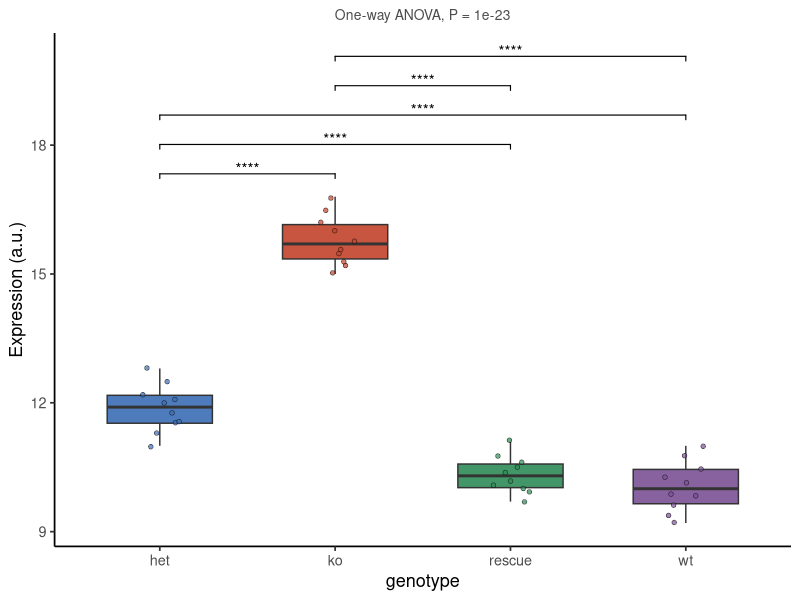

This figure's R source:
#!/usr/bin/env Rscript
# Standalone reproduction. Run inside the pinned pubready container
# (see REPRODUCE.md) from this bundle folder.
suppressPackageStartupMessages({
  library(ggplot2); library(ggpubr); library(rstatix); library(readr)
})

df <- as.data.frame(read_csv("input_expression.csv", show_col_types = FALSE))
df[["genotype"]] <- factor(df[["genotype"]])
df[["expression"]] <- as.numeric(df[["expression"]])

ph <- rstatix::tukey_hsd(df, expression ~ genotype)
ph$group1 <- as.character(ph$group1); ph$group2 <- as.character(ph$group2)
sig <- ph[which(ph$p.adj < 0.05), , drop = FALSE]
if (nrow(sig) > 0) {
  ymax <- max(df[["expression"]], na.rm = TRUE); rng <- diff(range(df[["expression"]], na.rm = TRUE))
  if (!is.finite(rng) || rng == 0) rng <- max(abs(ymax), 1)
  sig$y.position <- ymax + rng * (0.07 + 0.09 * (seq_len(nrow(sig)) - 1))
  sig$lab <- sig$p.adj.signif
}

omni <- as.data.frame(rstatix::anova_test(df, expression ~ genotype))
subtitle_txt <- paste0("One-way ANOVA, P = ", formatC(omni$p[1], format = "g", digits = 2))

p <- ggplot(df, aes(x = .data[["genotype"]], y = .data[["expression"]])) +
  geom_boxplot(aes(fill = .data[["genotype"]]), width = 0.6, outlier.shape = NA, alpha = 0.9) +
  geom_jitter(aes(fill = .data[["genotype"]]), width = 0.12, size = 1.4, alpha = 0.7, shape = 21, stroke = 0.3) +
  scale_fill_manual(values = c("#3B6DB3", "#C1432B", "#2E8B57", "#7A5195")) +
  labs(x = "genotype", y = "Expression (a.u.)", subtitle = subtitle_txt) +
  theme_classic(base_size = 13) +
  theme(legend.position = "none",
        plot.subtitle = element_text(hjust = 0.5, size = 10, colour = "grey30"))
if (nrow(sig) > 0) p <- p + stat_pvalue_manual(sig, label = "lab", tip.length = 0.01, bracket.size = 0.4)

ggsave("figure_expression_bar.pdf", p, width = 4.2, height = 4.2)
cat("Reproduced figure.\n")
